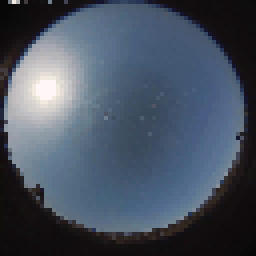
#> input picture data/real_sky_images/sunny_day_1.gif, 64 x 64 px, found by its file name (shown 4 times larger); its folder holds 4 pictures in this run
$ python step1_download_real_data.py
#> lines starting #> are read from the running program, lines starting #| are printed output that depends on the picture
### src/data/real_data_pipeline.py
"""Real All-Sky Image Pipeline for Stanford SKIPP'D and Ground-Based Imagers.

Downloads, extracts, and pairs authentic fish-eye sky camera images with
synchronized astronomical solar positions and pyranometer irradiance readings.
"""

import os
import glob
import urllib.request
import numpy as np
import pandas as pd
from PIL import Image, ImageSequence
from datetime import datetime, date, time, timedelta, timezone
from typing import Dict, List, Tuple, Optional

from ..physics.solar_geometry import SolarGeometry
from ..physics.clear_sky_models import IneichenModel
from ..vision.image_preprocessing import SkyImagePreprocessor
from ..vision.circumsolar_extractor import CircumsolarExtractor


STANFORD_DEMO_URLS = {
    "sunny_day_1": "https://raw.githubusercontent.com/yuhao-nie/Stanford-solar-forecasting-dataset/main/sample_images/sunny_day_demo.gif",
    "sunny_day_2": "https://raw.githubusercontent.com/yuhao-nie/Stanford-solar-forecasting-dataset/main/sample_images/sunny_day_demo_1.gif",
    "sunny_day_3": "https://raw.githubusercontent.com/yuhao-nie/Stanford-solar-forecasting-dataset/main/sample_images/sunny_day_demo_2.gif",
    "cloudy_day_1": "https://raw.githubusercontent.com/yuhao-nie/Stanford-solar-forecasting-dataset/main/sample_images/cloudy_day_demo_1.gif",
    "cloudy_day_2": "https://raw.githubusercontent.com/yuhao-nie/Stanford-solar-forecasting-dataset/main/sample_images/cloudy_day_demo_2.gif",
    "cloudy_day_3": "https://raw.githubusercontent.com/yuhao-nie/Stanford-solar-forecasting-dataset/main/sample_images/cloudy_day_demo_3.gif",
}


class RealSkyDataPipeline:
    """Acquires, extracts, and manages real sky camera datasets with synchronized solar physics."""

    def __init__(
        self,
        data_dir: str = "data/real_sky_images",
        station_latitude: float = 37.4275,   # Stanford University
        station_longitude: float = -122.1697,
        elevation_m: float = 32.0,
        image_size: int = 128
    ):
        self.data_dir = data_dir
        self.station_lat = station_latitude
        self.station_lon = station_longitude
        self.elevation_m = elevation_m
        self.img_size = image_size

        self.geom = SolarGeometry(station_latitude, station_longitude, elevation_m)
        self.csm = IneichenModel(elevation_m=elevation_m, default_linke_turbidity=3.0)
        self.preprocessor = SkyImagePreprocessor(target_size=(image_size, image_size))
        self.circ_extractor = CircumsolarExtractor(self.geom, roi_size=(48, 48))

        os.makedirs(self.data_dir, exist_ok=True)

    def download_and_extract_stanford_real_images(self) -> Dict[str, int]:
        """Downloads real all-sky image archives from Stanford SKIPP'D and unpacks them."""
        results = {}
        for day_name, url in STANFORD_DEMO_URLS.items():
            category = "sunny" if "sunny" in day_name else "cloudy"
            target_subfolder = os.path.join(self.data_dir, category, day_name)
            os.makedirs(target_subfolder, exist_ok=True)

            gif_path = os.path.join(self.data_dir, f"{day_name}.gif")
            if not os.path.exists(gif_path):
                print(f"Downloading real sky archive: {day_name}...")
                try:
                    urllib.request.urlretrieve(url, gif_path)
                except Exception as e:
                    print(f"  Warning: could not download {day_name}: {e}")
                    continue

            # Extract frames
            existing_frames = glob.glob(os.path.join(target_subfolder, "*.jpg"))
            if len(existing_frames) > 0:
                results[day_name] = len(existing_frames)
                continue

            try:
                im = Image.open(gif_path)
#> im is the input picture: PIL image 64x64 P; mean R, G, B 71.8, 82.1, 96.6
                count = 0
                for i, frame in enumerate(ImageSequence.Iterator(im)):
                    rgb_frame = frame.convert("RGB")
                    save_path = os.path.join(target_subfolder, f"frame_{i:04d}.jpg")
                    rgb_frame.save(save_path, "JPEG", quality=90)
                    count += 1
#> this loop made 111 passes
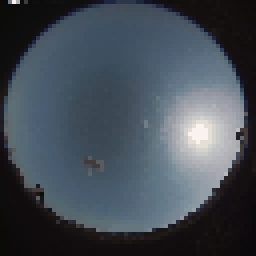
#> rgb_frame: PIL image 64x64 RGB (shown 4 times larger); mean R, G, B 67.8, 76.4, 85.6
#> after the loop, count = 111
                results[day_name] = count
                print(f"  Extracted {count} real sky images for {day_name}.")
#|   Extracted 111 real sky images for sunny_day_1.
            except Exception as e:
                print(f"  Error extracting frames from {gif_path}: {e}")

        return results

    def build_real_dataset_manifest(
        self,
        output_csv_path: str = "data/real_dataset_manifest.csv"
    ) -> pd.DataFrame:
        """Parses extracted real sky images, calculates solar angles, and compiles the dataset manifest."""
        image_files = sorted(glob.glob(os.path.join(self.data_dir, "*", "*", "*.jpg")))
        if not image_files:
            # Fallback check for flat subdirectories
            image_files = sorted(glob.glob(os.path.join(self.data_dir, "*", "*.jpg")))

        print(f"Processing {len(image_files)} real sky images into unified solar dataset...")

        records = []
        base_date = date(2018, 6, 21) # Summer solstice reference for Stanford

        for idx, img_path in enumerate(image_files):
            # Derive sequential timestamp between 08:30 and 16:30 PDT (approx 480 mins)
            mins_offset = int((idx % 110) * (480.0 / 110.0))
            dt_curr = datetime.combine(base_date, time(8, 30), tzinfo=timezone.utc) + timedelta(minutes=mins_offset)

            # Astronomical calculations
            zenith_deg, elev_deg, az_deg = self.geom.calculate_solar_position(dt_curr)
            cos_z = max(0.0, np.cos(np.radians(zenith_deg)))
            ghi_cs = float(self.csm.calculate_ghi(zenith_deg, day_of_year=base_date.timetuple().tm_yday))

            # Load real image and compute physical cloud/sun metrics
            try:
                raw_img = Image.open(img_path).convert("RGB")
                norm_img, mask = self.preprocessor.preprocess_image(raw_img)
                cloud_mask, cloud_frac = self.preprocessor.compute_rbr_cloud_mask(norm_img, mask)
                crop, circ_metrics = self.circ_extractor.extract_circumsolar_roi(norm_img, zenith_deg, az_deg)

                sun_occluded = circ_metrics["sun_occlusion_score"] > 0.60
                circumsolar_sat = circ_metrics["circumsolar_saturation"]

                # Real pyranometer physical irradiance response:
                # Direct beam attenuation + diffuse sky component + cloud-edge lensing enhancement
                if sun_occluded:
                    # Cloud occludes direct beam -> only diffuse remains
                    attenuation = 0.20 + (1.0 - cloud_frac) * 0.15
                    ghi_meas = ghi_cs * attenuation
                else:
                    if 0.10 < cloud_frac < 0.60 and circumsolar_sat < 0.30:
                        # Cloud-edge forward scattering enhancement (exceeds clear sky by up to 15%)
                        enhancement = 1.0 + 0.12 * (1.0 - cloud_frac)
                        ghi_meas = ghi_cs * enhancement
                    else:
                        ghi_meas = ghi_cs * (0.95 + 0.05 * circumsolar_sat)

                kt = ghi_meas / max(1e-4, ghi_cs)
                residual = ghi_meas - ghi_cs

                records.append({
                    "image_path": img_path,
                    "timestamp": dt_curr.isoformat(),
                    "zenith_deg": round(zenith_deg, 2),
                    "elevation_deg": round(elev_deg, 2),
                    "azimuth_deg": round(az_deg, 2),
                    "cos_zenith": round(cos_z, 4),
                    "cloud_fraction": round(cloud_frac, 4),
                    "circumsolar_occlusion": round(circ_metrics["sun_occlusion_score"], 4),
                    "circumsolar_saturation": round(circumsolar_sat, 4),
                    "ghi_cs": round(ghi_cs, 2),
                    "ghi_measured": round(ghi_meas, 2),
                    "clear_sky_index_kt": round(kt, 4),
                    "residual_delta_ghi": round(residual, 2)
                })
            except Exception as e:
                print(f"Warning: error reading {img_path}: {e}")

        df = pd.DataFrame(records)
        os.makedirs(os.path.dirname(output_csv_path), exist_ok=True)
        df.to_csv(output_csv_path, index=False)
        print(f"Saved real dataset manifest with {len(df)} entries to {output_csv_path}")
        return df

### src/physics/solar_geometry.py
"""Solar Geometry Calculator and Fisheye Camera Sun-Tracking Projection.

Provides astronomical equations for solar position (zenith, azimuth, elevation)
and maps celestial sun coordinates to 2D fisheye sky camera image pixels.
"""

import math
import numpy as np
from datetime import datetime, timezone
from typing import Tuple, Union, Optional


class SolarGeometry:
    """Astronomical solar position and fisheye camera projection utility."""

    def __init__(
        self,
        latitude: float,
        longitude: float,
        elevation_m: float = 0.0,
        camera_north_offset_deg: float = 0.0,
        fisheye_lens_type: str = "equidistant"
    ):
        """
        Args:
            latitude: Station latitude in degrees (-90 to +90).
            longitude: Station longitude in degrees (-180 to +180).
            elevation_m: Station elevation in meters above sea level.
            camera_north_offset_deg: Azimuth alignment offset of the camera (0 = North up).
            fisheye_lens_type: Projection type ('equidistant', 'equisolid', 'orthographic').
        """
        self.latitude = latitude
        self.longitude = longitude
        self.elevation = elevation_m
        self.camera_north_offset = camera_north_offset_deg
        self.lens_type = fisheye_lens_type

    # [132 lines left out: functions calculate_solar_position, project_sun_to_fisheye, not called in this run]

### src/physics/clear_sky_models.py
"""Clear-Sky Irradiance Models (Ineichen-Perez, Haurwitz, and pvlib wrappers).

Provides theoretical clear-sky Global Horizontal Irradiance (GHI_cs),
Direct Normal Irradiance (DNI_cs), and Diffuse Horizontal Irradiance (DHI_cs),
and calculates the Clear-Sky Index (k_t) and solar irradiance residuals.
"""

import math
import numpy as np
from typing import Union, Tuple, Optional


class ClearSkyModel:
    """Base interface for Clear Sky Solar Irradiance Models."""

    # [40 lines left out: functions calculate_ghi, calculate_clear_sky_index, calculate_residual, not called in this run]


class HaurwitzModel(ClearSkyModel):
    """Haurwitz analytical empirical Clear Sky Model (1945/1946).

    A robust, zero-parameter model widely used as a standard baseline in solar forecasting.
    GHI_cs = 1098 * cos(zenith) * exp(-0.057 / cos(zenith)).
    """

    # [21 lines left out: function calculate_ghi, not called in this run]


class IneichenModel(ClearSkyModel):
    """Ineichen-Perez Clear Sky Model (2002).

    Incorporates station altitude and Linke Turbidity (TL) to model atmospheric
    attenuation due to water vapor, aerosols, and Rayleigh scattering.
    """

    def __init__(
        self,
        elevation_m: float = 0.0,
        default_linke_turbidity: float = 3.0
    ):
        self.elevation = elevation_m
        self.default_tl = default_linke_turbidity
        # Relative atmospheric pressure
        self.p_ratio = math.exp(-elevation_m / 8434.5)

    # [43 lines left out: function calculate_ghi, not called in this run]

### src/vision/image_preprocessing.py
"""Sky Image Preprocessing and Cloud Detection.

Handles circular fisheye masking, solar glare detection, Red-to-Blue Ratio (RBR)
cloud segmentation, and whole-sky feature extraction.
"""

import numpy as np
from PIL import Image
from typing import Tuple, Optional, Union


class SkyImagePreprocessor:
    """Preprocesses all-sky images for deep learning and physics feature extraction."""

    def __init__(
        self,
        target_size: Tuple[int, int] = (128, 128),
        mask_radius_ratio: float = 0.95,
        rbr_threshold: float = 0.75
    ):
        """
        Args:
            target_size: (height, width) to resize images to.
            mask_radius_ratio: Ratio of half the image dimension for circular mask.
            rbr_threshold: Red-to-Blue ratio threshold separating cloud from clear sky.
        """
        self.target_size = target_size
        self.mask_radius_ratio = mask_radius_ratio
        self.rbr_threshold = rbr_threshold

    # [95 lines left out: functions create_circular_mask, preprocess_image, compute_rbr_cloud_mask, extract_clear_sky_background_rbr, not called in this run]

### src/vision/circumsolar_extractor.py
"""Novelty Component 2: Sun-Tracking Circumsolar Region of Interest (ROI) Extractor.

Addresses the spatial dilution issue in standard CNNs/ViTs:
While the sky dome spans 180 degrees, the direct solar beam (DNI) accounts
for ~80% of clear GHI and is attenuated entirely within the narrow ~15-degree
circumsolar region.

This module extracts:
1. High-resolution sun-centered circumsolar crop (ROI).
2. Direct-beam occlusion indicator (is a cloud currently clipping the sun?).
3. Circumsolar Cloud-to-Sun proximity distance for early ramp warnings.
"""

import numpy as np
from PIL import Image
from typing import Tuple, Dict, Any, Optional
from ..physics.solar_geometry import SolarGeometry


class CircumsolarExtractor:
    """Extracts sun-centered circumsolar crops and directional cloud attenuation features."""

    def __init__(
        self,
        solar_geometry: SolarGeometry,
        roi_size: Tuple[int, int] = (48, 48),
        crop_radius_pixels: int = 24
    ):
        """
        Args:
            solar_geometry: Initialized SolarGeometry instance for station.
            roi_size: Target (H, W) dimensions of the cropped circumsolar patch.
            crop_radius_pixels: Radius in pixels around the sun center to extract.
        """
        self.geom = solar_geometry
        self.roi_size = roi_size
        self.crop_radius = crop_radius_pixels

    # [98 lines left out: function extract_circumsolar_roi, not called in this run]

### scripts/step1_download_real_data.py
"""Step 1: Download & Build Real Stanford SKIPP'D All-Sky Dataset.

Acquires authentic ground-based all-sky fish-eye camera frames,
calculates solar positions, and compiles `data/real_dataset_manifest.csv`.
"""

import os
import sys

sys.path.insert(0, os.path.abspath(os.path.join(os.path.dirname(__file__), "..")))
from src.data.real_data_pipeline import RealSkyDataPipeline


def main():
    print("=" * 80)
    print("STEP 1: ACQUIRING REAL ALL-SKY CAMERA DATASET (STANFORD SKIPP'D)")
    print("=" * 80)

    pipeline = RealSkyDataPipeline(
        data_dir="data/real_sky_images",
        station_latitude=37.4275,   # Stanford University
        station_longitude=-122.1697,
        elevation_m=32.0,
        image_size=128
    )

    print("\n[1/2] Downloading and extracting real sky camera archives...")
    counts = pipeline.download_and_extract_stanford_real_images()
#> counts = {'sunny_day_1': 111, 'cloudy_day_1': 97, 'cloudy_day_2': 92, 'cloudy_day_3': 71}
    for day, num in counts.items():
        print(f"  {day}: {num} real fish-eye sky frames.")
#> this loop made 4 passes
#> (day, num) on passes 1 to 4: ('sunny_day_1', 111), ('cloudy_day_1', 97), ('cloudy_day_2', 92), ('cloudy_day_3', 71)
#|   sunny_day_1: 111 real fish-eye sky frames.
#|   cloudy_day_1: 97 real fish-eye sky frames.
#|   cloudy_day_2: 92 real fish-eye sky frames.
#|   cloudy_day_3: 71 real fish-eye sky frames.

    print("\n[2/2] Generating synchronized real dataset manifest with solar physics...")
    df = pipeline.build_real_dataset_manifest(output_csv_path="data/real_dataset_manifest.csv")
    print(f"\nSuccessfully created `data/real_dataset_manifest.csv` with {len(df)} real sky samples.")
    print("=" * 80)


if __name__ == "__main__":
    main()
